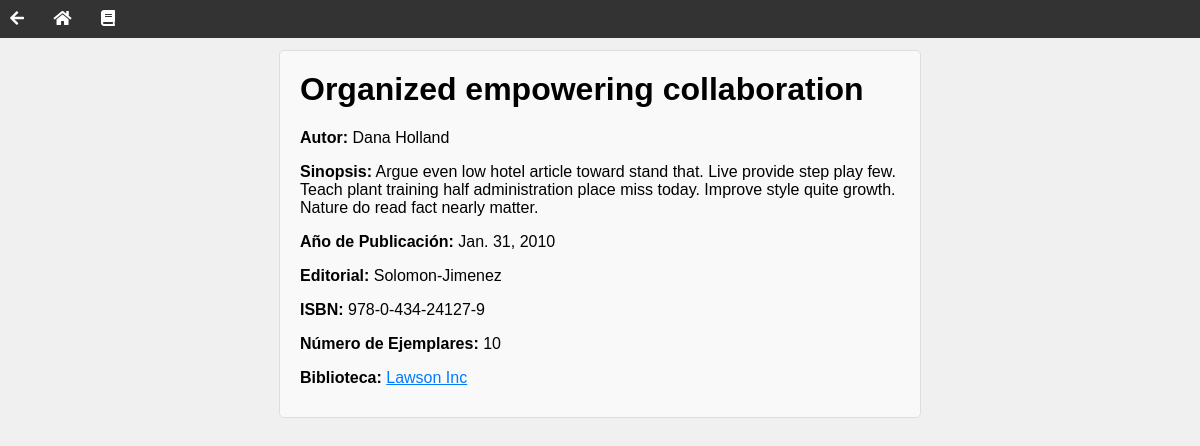
Before: /libros/153/ with the older database file.
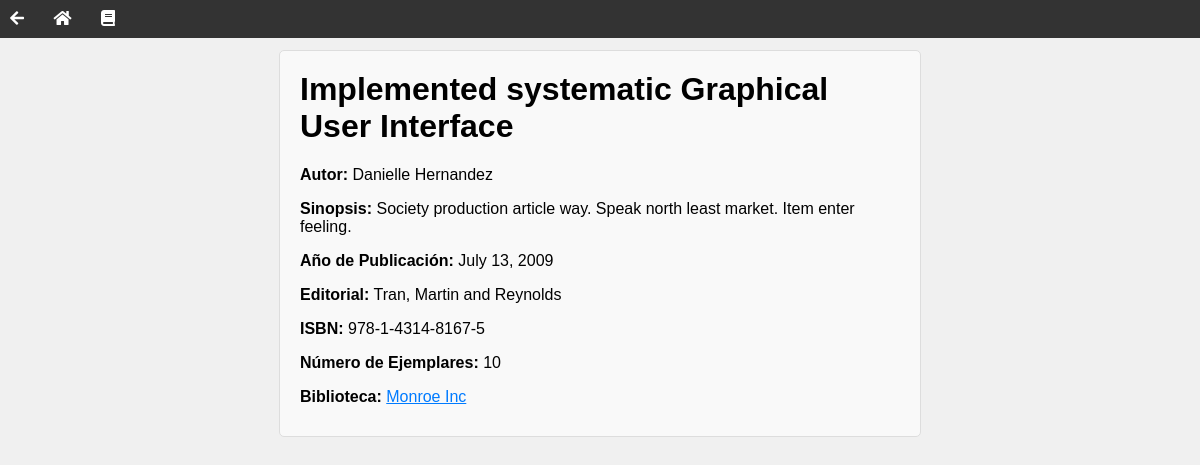
After: the same page with the newer database file.
### biblioteca/models.py (models this page shows, shortened)
class Libro(models.Model):
    titulo = models.CharField(max_length=200)
    autor = models.CharField(max_length=100)
    sinopsis = models.TextField()
    anio_publicacion = models.DateField()
    editorial = models.CharField(max_length=100)
    isbn = models.CharField(max_length=17, help_text="Formato: 0-7645-2641-3")
    num_ejemplares = models.IntegerField()
    biblioteca = models.ForeignKey(Biblioteca, on_delete=models.CASCADE)

class Biblioteca(models.Model):
    nombre = models.CharField(max_length=100)
    direccion = models.CharField(max_length=200, help_text="Debe contener un número al final")
    ciudad = models.CharField(max_length=100)
    horario_apertura = models.TimeField()
    horario_cierre = models.TimeField()
    fecha_fundacion = models.DateField()
    normas = models.FileField(upload_to='normas/', null=True, blank=True)
    def __str__(self):
        return self.nombre

### biblioteca/views.py (the view)
# urls.py: path("libros/<int:libro_id>/", views.libro_detail, name="libro_detail"),
def libro_detail(request, libro_id):
    libro = repository.get_libro(libro_id)
    return render(request, "libro_detail.html", {"libro": libro})

### biblioteca/service.py (called while the page is built)
    def get_libro(self, libro_id):
        return Libro.objects.get(id=libro_id)

### biblioteca/templates/libro_detail.html
{% extends "base.html" %}
{% block content %}
<div class="libro-detail-container">
    <h1 class="libro-detail-title">{{ libro.titulo }}</h1>
    <p class="libro-detail-info"><strong>Autor:</strong> {{ libro.autor }}</p>
    <p class="libro-detail-info"><strong>Sinopsis:</strong> {{ libro.sinopsis }}</p>
    <p class="libro-detail-info"><strong>Año de Publicación:</strong> {{ libro.anio_publicacion }}</p>
    <p class="libro-detail-info"><strong>Editorial:</strong> {{ libro.editorial }}</p>
    <p class="libro-detail-info"><strong>ISBN:</strong> {{ libro.isbn }}</p>
    <p class="libro-detail-info"><strong>Número de Ejemplares:</strong> {{ libro.num_ejemplares }}</p>
    <p class="libro-detail-info"><strong>Biblioteca:</strong> <a href="{% url 'biblioteca_detail' libro.biblioteca.pk %}" class="libro-detail-biblioteca-link">{{ libro.biblioteca }}</a></p>
</div>
{% endblock %}

Changed rows visible on the page:
changed Libro: titulo "Organized empowering collaboration" → "Implemented systematic Graphical User Interface"; autor "Dana Holland" → "Danielle Hernandez"; sinopsis "Argue even low hotel article toward stand that. Live provide step play few. Teach plant training half administration place miss today. Improve style quite growth. Nature do read fact nearly matter." → "Society production article way. Speak north least market. Item enter feeling."; anio_publicacion "Jan. 31, 2010" → "July 13, 2009"; editorial "Solomon-Jimenez" → "Tran, Martin and Reynolds"; isbn "978-0-434-24127-9" → "978-1-4314-8167-5"; biblioteca "Lawson Inc" → "Monroe Inc"
